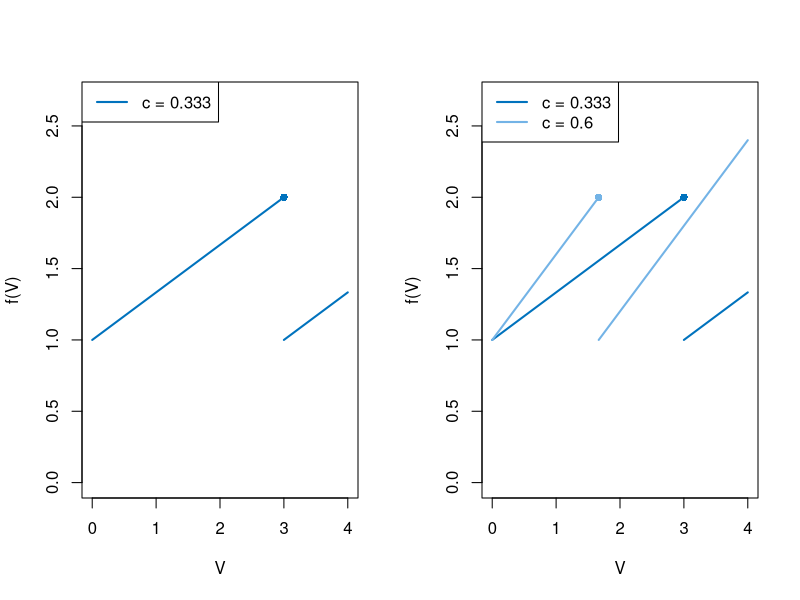

Write R code to recreate this figure.
# Fig. 1.36: Update function of the AV node model (book, Section 1.6, Eq. 1.47)
# f(V) = c V if c V > V_g, otherwise c V + u;  V_g = 1, u = 1;  left c = 1/3, right also c = 0.6
# (c) 2026 Philipp Kügler · Program for the book "Dynamical Systems in the Life Sciences" · MIT License (see LICENSE)
Vg <- 1; u <- 1
farben <- c(rgb(0, 0.447, 0.741), rgb(0.45, 0.70, 0.90))
par(mfrow = c(1, 2))
for (p in 1:2) {
  cs <- if (p == 1) 1/3 else c(1/3, 0.6)
  plot(NULL, xlim = c(0, 4), ylim = c(0, 2.7), xlab = "V", ylab = "f(V)")
  for (i in seq_along(cs)) {
    c <- cs[i]
    s <- Vg / c                          # jump: c V = V_g
    a <- seq(0, min(s, 4), length.out = 200); b <- seq(s, 4, length.out = 200)
    lines(a, c * a + u, col = farben[i], lwd = 2)
    lines(b, c * b, col = farben[i], lwd = 2)
    points(s, c * s + u, pch = 16, col = farben[i])
    if (p == 2) cat(sprintf("c = %.3g: jump at V = V_g/c = %.3f\n", c, s))
  }
  legend("topleft", legend = sprintf("c = %.3g", cs), col = farben[seq_along(cs)], lwd = 2)
}
